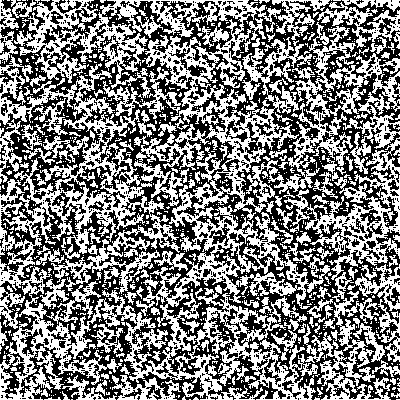
Frame 1 (no input)
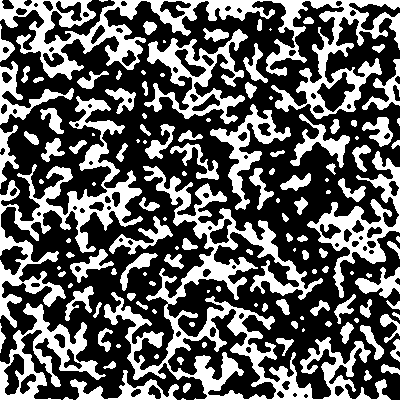
Frame 60 (the mouse pressed at the canvas centre just before this capture)
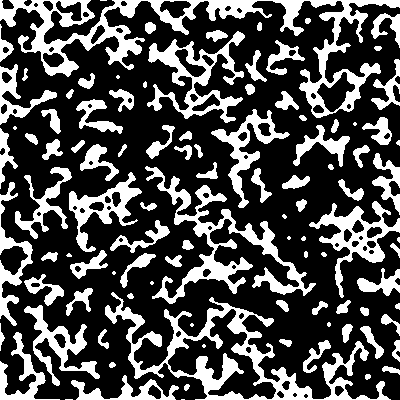
Frame 120 (the mouse held since frame 60 and released just before this capture)

The Processing sketch that drew these frames (run headless with seeded random() and noise(); from frame 60 on, the mouse is pressed at the canvas centre):

// Processing sketch: fractales2
// ── fractales2.pde
PImage img, aimg;

void setup() {
  size(400, 400);
  img = createImage(width, height, RGB);
  aimg = createImage(width, height, RGB);
  for (int i = 0; i < img.width*img.height; i++) {
    img.pixels[i] = (random(2) < 1)?color(0):color(255);
  }
}

void draw() {
  aimg.copy(img, 0, 0, width, height, 0, 0, width, height);
  img.loadPixels();
  for (int i = 0; i < 1000; i++) {
    color col = (random(2) < 1)? color(0): color(256); 
    int x = int(random(width));
    int y = int(random(height));
    aimg.set(x,y,col);
  }
  for (int y = 0; y < height; y++) {
    for (int x = 0; x < width; x++) {
      int n = 0;
      for (int dy = -1; dy <= 1; dy++) {
        for (int dx = -1; dx <= 1; dx++) {
          if (x+dx < 0 || x+dy >= width) continue;
          if (y+dy < 0 || y+dy >= height) continue;
          if (red(aimg.get(x+dx, y+dy)) < 1) {
            n++;
          }
        }
      }
      if (n > 4) {
        img.set(x, y, color(0));
      }
      else {
        img.set(x, y, color(255));
      }
    }
  }
  img.updatePixels();
  image(img, 0, 0);
}
